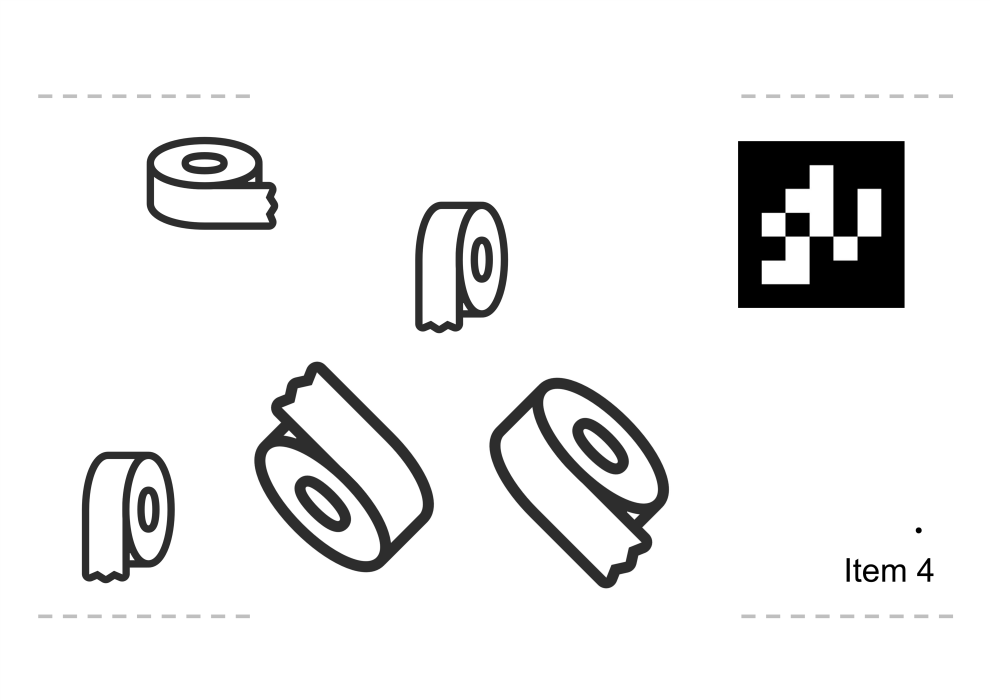
#> input picture src/contour_test/data/images/c07d7f1c-581c-4b12-9105-9a131705f785.png, 2970 x 2100 px (shown at 1/3 size)
$ python lena.py   (older library calls are emulated)
#> lines starting #> are read from the running program, lines starting #| are printed output that depends on the picture; after the words box and inside, x2 and y2 are one past the last pixel; in counts of white or black regions, pixels touching at a corner belong together
'''
 * BSD 3-Clause License
 * @copyright (c) 2019, Krishna Bhatu, Hrishikesh Tawade, Kapil Rawal
 * All rights reserved.
 * Redistribution and use in source and binary forms, with or without
 * modification, are permitted provided that the following conditions are met:
 *
 * Redistributions of source code must retain the above copyright notice, this
 * list of conditions and the following disclaimer.
 * Redistributions in binary form must reproduce the above copyright notice,
 * this list of conditions and the following disclaimer in the documentation
 * and/or other materials provided with the distribution.
 * Neither the name of the copyright holder nor the names of its
 * contributors may be used to endorse or promote products derived from
 * this software without specific prior written permission.
 * THIS SOFTWARE IS PROVIDED BY THE COPYRIGHT HOLDERS AND CONTRIBUTORS "AS IS"
 * AND ANY EXPRESS OR IMPLIED WARRANTIES, INCLUDING, BUT NOT LIMITED TO, THE
 * IMPLIED WARRANTIES OF MERCHANTABILITY AND FITNESS FOR A PARTICULAR PURPOSE ARE
 * DISCLAIMED. IN NO EVENT SHALL THE COPYRIGHT HOLDER OR CONTRIBUTORS BE LIABLE
 * FOR ANY DIRECT, INDIRECT, INCIDENTAL, SPECIAL, EXEMPLARY, OR CONSEQUENTIAL
 * DAMAGES (INCLUDING, BUT NOT LIMITED TO, PROCUREMENT OF SUBSTITUTE GOODS OR
 * SERVICES; LOSS OF USE, DATA, OR PROFITS; OR BUSINESS INTERRUPTION) HOWEVER
 * CAUSED AND ON ANY THEORY OF LIABILITY, WHETHER IN CONTRACT, STRICT LIABILITY,
 * OR TORT (INCLUDING NEGLIGENCE OR OTHERWISE) ARISING IN ANY WAY OUT OF THE USE
 * OF THIS SOFTWARE, EVEN IF ADVISED OF THE POSSIBILITY OF SUCH DAMAGE.
 * @file    lena.py
 * @author  Kapil Rawal, Krishna Bhatu, Hrishikesh Tawade
 * @version 1.0
 * @brief  Detecting a custom AR Tag Id and placing image of lena on the Tag
 *
 '''

import numpy as np
import cv2
import math

flag = -1
counter = 0

'''
Function Description of testVideo:
    @param path: It contains the path to video as input
    @param outputPath: It has the path where the output video will be stored.

    @return : None

    @brief : This function plays the input video
'''
# [21 lines left out: function testVideo, not called in this run]

'''
Function Description of testImage:
    @param path: It contains the path to image as input

    @return : None

    @brief :This function reads the image input and passes if the image is obtained.
'''
def testImage(path):
    img_rgb = cv2.imread(path,1)
#> img_rgb is the input picture: shape (2100, 2970, 3); min 0, max 255, mean 236.8
    img, status = putLena(img_rgb)
#> in putLena, `ret,thresh = cv2.threshold(gray, 100, 255, cv2.THRESH_BINARY)`:
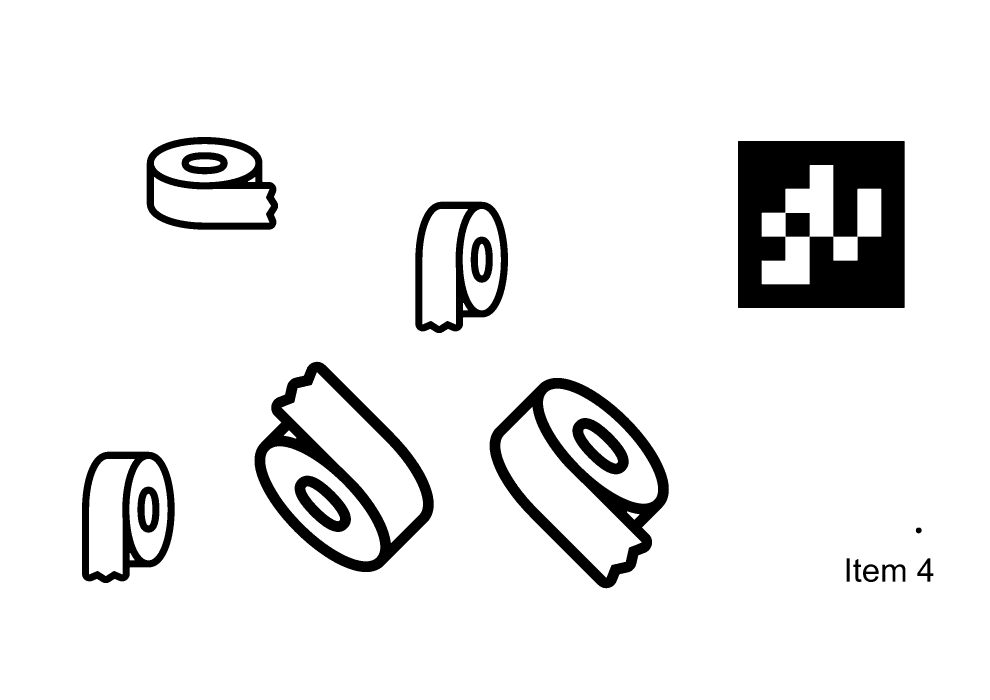
#> thresh: shape (2100, 2970) (shown at 1/3 size); 92.2% white; 18 black regions
#> in putLena, `contours, hierarchy = cv2.findContours(thresh, cv2.RETR_TREE, cv2.CHAI..`: contours = 42 contours; largest, box (x1, y1, x2, y2) and area: (0, 0, 2970, 2100) 6231931, (2213, 422, 2715, 925) 251494, (1468, 1133, 2008, 1766) 212205, (762, 1084, 1302, 1717) 212205, (245, 1354, 525, 1750) 94511
    if(status == 1):
        cv2.namedWindow('output',cv2.WINDOW_NORMAL)
        ratio = img.shape[1]/img.shape[0]
        cv2.resizeWindow('output',int(720*ratio), 720)
        cv2.imshow('output',img)
        cv2.waitKey(0)
    else:
        pass


# [75 lines left out: functions print_results, draw_all_contours, draw_all_rotate_contours, not called in this run]

def draw_all_square_contours(img, contours, hierarchy, peri_ratio, width_height_ratio_diff):
#> called with hierarchy = array of shape (1, 42, 4), peri_ratio = 18, width_height_ratio_diff = 21
    parnet_perimeter = (img.shape[1]+img.shape[0])*2
#> parnet_perimeter = 10140

    i = 0
    for cnt in contours:
        perimeter = cv2.arcLength(contours[i],True)
#> perimeter = 10136
        r = int(1000*perimeter/parnet_perimeter)
#> r = 999
        # print(f"contour {i}: perimeter ratio {r}")

        # ignore contours too small
        if r > peri_ratio:

            rect = cv2.minAreaRect(cnt)
#> rect = ((1484.5, 1049.5), (2099, 2969), -90)
            box = cv2.boxPoints(rect)
#> box = [[2969, 2099], [-6.43e-14, 2099], [0, 0], [2969, 0]]
            box = box.astype(int)
#> box = [[2969, 2099], [0, 2099], [0, 0], [2969, 0]]
            point1 = box[0]
#> point1 = [2969, 2099]
            point2 = box[1]
#> point2 = [0, 2099]
            distance = math.sqrt((point2[0] - point1[0])**2 + (point2[1] - point1[1])**2)
#> distance = 2969
            # print(box)

            if perimeter > 0:
                rr = int(100*4*distance/perimeter)
#> rr = 117
                # print(f"contour {i}: width and height ratio {rr}")

                if width_height_ratio_diff > abs(rr-100):

                    childrens=findChildren(i,hierarchy,0)
                    parent_id = hierarchy[0][i][3]
                    print(f"contour {i} has {childrens} children, parent_id {parent_id}")

                    if childrens in (1,2) and parent_id != i-1:

                        min_x = np.min(box[:, 0])
                        min_y = np.min(box[:, 1])

                        if 0:
                            cv2.drawContours(img,[box],0,(0,0,255),2)

                            cv2.putText(
                                img, f"{i}_{r}%/10_{rr}%", (min_x, min_y - 10), cv2.FONT_HERSHEY_SIMPLEX, 0.7, (0, 0, 255), 2
                            )
                        else:
                            img, ret = putLenaOnContour(cnt, img)
                            if ret == 1:
                                print(f"contour {i}: tag found")
                            else:
                                print(f"contour {i}: tag not found")
        i += 1

# [24 lines left out: functions get_binary_threshold, show_imag, not called in this run]

'''
Function Description of putLena:
    @param frame: Contains image of Lena that is to be placed on the tag

    @return frame, inside : frames and the hierarchy value

    @brief : This function finds the countours and its parent in the tag.
'''
def putLena(frame):
    # Find contours
    gray = cv2.cvtColor(frame,cv2.COLOR_BGR2GRAY)
    ret,thresh = cv2.threshold(gray, 100, 255, cv2.THRESH_BINARY)
    # ret,thresh = get_binary_threshold(gray, 165, 205)
    # ret,thresh = get_binary_threshold(gray, 165, 244)
    # im2, contours, hierarchy = cv2.findContours(thresh, cv2.RETR_TREE, cv2.CHAIN_APPROX_SIMPLE)
    contours, hierarchy = cv2.findContours(thresh, cv2.RETR_TREE, cv2.CHAIN_APPROX_SIMPLE)

    # print_results(contours, hierarchy)
    # draw_all_contours(frame, contours, hierarchy,9)
    # draw_all_rotate_contours(frame, contours, hierarchy,10)
    draw_all_square_contours(frame, contours, hierarchy, 18, 21)

    ratio = gray.shape[1]/gray.shape[0]

    # cv2.namedWindow('thresh',cv2.WINDOW_NORMAL)
    # cv2.resizeWindow('thresh',int(720*ratio), 720)
    # cv2.imshow('thresh',thresh)
    show_imag(thresh, 'thresh', 720)
    # [11 lines of commented-out code are left out]
    show_imag(frame, 'frame', 720)

    return frame, 0

    minPeri = 90
    maxPeri = 900
    minPeriRatio = 10
    maxPeriRatio = 40
    inside = 0
    j = 0
    k = 0
    cc = 0
    # Find parent contours and then detect tag
    for contourInfo in hierarchy[0]:
        if(contourInfo[3] == -1 and findChildren(k,hierarchy,0) >= 2):
            max_index = k
            childrens=findChildren(k,hierarchy,0)
            # print(f"contour {max_index} has no parent with {childrens} children")
            parnet_perimeter = cv2.arcLength(contours[max_index],True)
            # print(f"contour {max_index}:", contours[max_index])
            for i in hierarchy[0]:
                # print(f"checking contour {j}")
                if(i[3] == max_index):
                    cc = cc+1
                    perimeter = cv2.arcLength(contours[j],True)
                    # print(f"contour {j}:", contours[j])
                    # if(perimeter > minPeri and perimeter < maxPeri):
                    ratio = int(100*perimeter/parnet_perimeter)
                    if(maxPeriRatio > ratio and ratio > minPeriRatio):
                        # print(f"children {cc}, perimeter of contour {j} is {int(perimeter)},ratio is {int(100*perimeter/parnet_perimeter)}%")
                        inside = 1
                        cnt = contours[j]
                        try: frame, status = putLenaOnContour(cnt, frame)
                        except: pass
                        # [5 lines of commented-out code are left out]
                j = j+1
            # print(f"contour {max_index} has {cc} children")
            cc=0
        j = 0
        k = k + 1
    if(inside == 1):
        return(frame,inside)
    else:
        return(frame, 0)

'''
Function Description of putCubeOnContour:
    @param cnt: Detected countour points.
    @param frame: Frame in which countour cnt is detected

    @return frame, draw: Returns frame and placed lena the tag

    @brief : This function detects contours in the frame
           and calls imageOnTag place lena the tag
'''
def putLenaOnContour(cnt, frame):
    global flag
    global counter
    # Read Marker Image
    # lena =  cv2.imread('lena.png')
    lena =  cv2.imread('./data/images/coin_100p_0_1.png')
    # Store ref mareker's dimensions
    ht,wt, channel = lena.shape
    # Store corners in image dimensions
    x,y,w,h = cv2.boundingRect(cnt)
    # Find important contour points only
    approx = cv2.approxPolyDP(cnt,0.05*cv2.arcLength(cnt,True),True)
    pts1 = np.zeros([4,2],dtype = 'float32')
    # check if the contour is a rectangle
    if(len(approx) == 4):
        n = 0
        # put the image points in an array
        for j in approx:
            if(n<4):
                pts1[n][0] = j[0][0]
                pts1[n][1] = j[0][1]
            n += 1
        # points of upright tag
        pts2 = np.float32([[0,0],[w-1,0],[w-1,h-1],[0,h-1]])
        # world coordinates
        pts3 = np.float32([[0,0],[wt-1,0],[wt-1,ht-1],[0,ht-1]])
        # find the H matrix
        H = findHMatrix(pts2,pts1) # Transforming second to first
        # Make the tag upright
        uprightTag = cv2.warpPerspective(frame,H,(w-1,h-1))
        # show_imag(uprightTag, 'uprightTag', 720)
        # Convert it to grayscale
        grayUprightTag  = cv2.cvtColor(uprightTag , cv2.COLOR_BGR2GRAY)
        # show_imag(grayUprightTag, 'grayUprightTag', 720)
        # cv2.imwrite("./data/images/grayUprightTag.png", grayUprightTag)
        # Convert to binary
        # ret,binaryUprightTag  = cv2.threshold(grayUprightTag ,240,255,cv2.THRESH_BINARY)
        ret,binaryUprightTag  = cv2.threshold(grayUprightTag ,165,255,cv2.THRESH_BINARY)
        # show_imag(binaryUprightTag, 'binaryUprightTag', 720)
        # cv2.imwrite("./data/images/binaryUprightTag0.png", binaryUprightTag)
        # Smoothen the edges
        binaryUprightTag = cv2.blur(binaryUprightTag,(5,5))
        # cv2.imwrite("./data/images/binaryUprightTag1.png", binaryUprightTag)
        binaryUprightTag = cv2.bilateralFilter(binaryUprightTag,5,100,100)
        # cv2.imwrite("./data/images/binaryUprightTag2.png", binaryUprightTag)
        # show_imag(binaryUprightTag, 'binaryUprightTag', 720)
        # return frame, 1
        # Detect the corners
        try:
            pts3, index = alignTag(uprightTag, binaryUprightTag, pts2, pts3)
        except:
            return frame, 0
        pts4 = np.roll(pts2, index, axis = 0)
        HForTag =  findHMatrix(pts4,pts2)
        rotatedTag = cv2.warpPerspective(uprightTag,HForTag,(w-1,h-1))
        # Calculate tag ID
        tagID = giveTag(rotatedTag)
        flag = tagID
        font = cv2.FONT_HERSHEY_SIMPLEX
        # [6 lines of commented-out code are left out]

        if 0:
            x, y, w, h = cv2.boundingRect(cnt)
            cv2.rectangle(frame, (x, y), (x + w, y + h), (255, 0, 255), 2)

            cv2.putText(frame,"tagID = " + str(flag),(int(pts1[0][0]),int(pts1[0][1])), font, 1.2,(0,0,255),3,cv2.LINE_AA)

        else:
            rect = cv2.minAreaRect(cnt)
            box = cv2.boxPoints(rect)
            box = box.astype(int)
            min_x = np.min(box[:, 0])
            min_y = np.min(box[:, 1])

            cv2.drawContours(frame,[box],0,(0,0,255),2)

            cv2.putText(
                frame, f"tagID = {flag}", (min_x, min_y - 10), cv2.FONT_HERSHEY_SIMPLEX, 0.7, (0, 0, 255), 2
            )

        # find the H matrix
        H = findHMatrix(pts1,pts3) # Transforming second to first
        # Fit lena on to the color image
        tagSizedLena = cv2.warpPerspective(lena,H,(frame.shape[1],frame.shape[0]))
        return(imageOnTag(frame, tagSizedLena), 1)
    else:
        return(frame, 0)

'''
Function Description of findHMatrix:
    @param pts1: source points.
    @param pts2: Destination points.

    @return b: 3x3 Homography matrix

    @brief :This function finds the homography between two
           points pts1 and pts2 using svd method
'''
# [37 lines left out: function findHMatrix, not called in this run]

'''
Function Description of findChildren:
    @param k: Index of child
    @param hierarchy: contour hierarchy
    @param childs: previous number of children

    @return childs: total children count

    @brief :This function finds children of the parent contour
'''
# [8 lines of commented-out code are left out]

def findChildren(k, hierarchy,childs):
#> called with k = 0, hierarchy = array of shape (1, 42, 4), childs = 0
    i=0
    for h in hierarchy[0]:
        if(h[3] == k):
            i=i+1
#> this loop made 42 passes
#> h on passes 1 to 12: [-1, -1, 1, -1], [2, -1, -1, 0], [4, 1, 3, 0], [-1, -1, -1, 2], [5, 2, -1, 0], [7, 4, 6, 0], [-1, -1, -1, 5], [8, 5, -1, 0], [9, 7, -1, 0], [15, 8, 10, 0], [11, -1, -1, 9], [14, 10, 12, 9]
#> after the loop, i = 12
    return i

'''
Function Description of alignTag:
    @param uprightTag: Image of the upright tag.
    @param binaryImage: Tags binary image
    @param pts : points of upright tag
    @param pts1: points of upright lena

    @return pts1, index-3: Upright image points and the index associated with it.

    @brief : This function aligns the lena image with the
             rotation of the tag.
'''
# [28 lines left out: function alignTag, not called in this run]

'''
Function Description of imageOnTag:
    @param frame: farme containing tag.
    @param lena: image of lena to be placed on the tag

    @return dst: lena placed on tag in frame

    @brief : This function places lena image on the tag
'''
# [18 lines left out: function imageOnTag, not called in this run]

'''
Function Description of giveTag:
    @param dstTag: upright Tag image input

    @return ans: Tag id

    @brief : This function detects the tag id in the
           region of interest and calulates the id.
'''
# [25 lines left out: function giveTag, not called in this run]

# [15 lines of commented-out code are left out]
testImage('./data/images/c07d7f1c-581c-4b12-9105-9a131705f785.png')
#> in draw_all_square_contours, `parent_id = hierarchy[0][i][3]`: parent_id = -1
#| contour 0 has 12 children, parent_id -1
#> (the run stopped early here; a loop or call above may not have finished)
